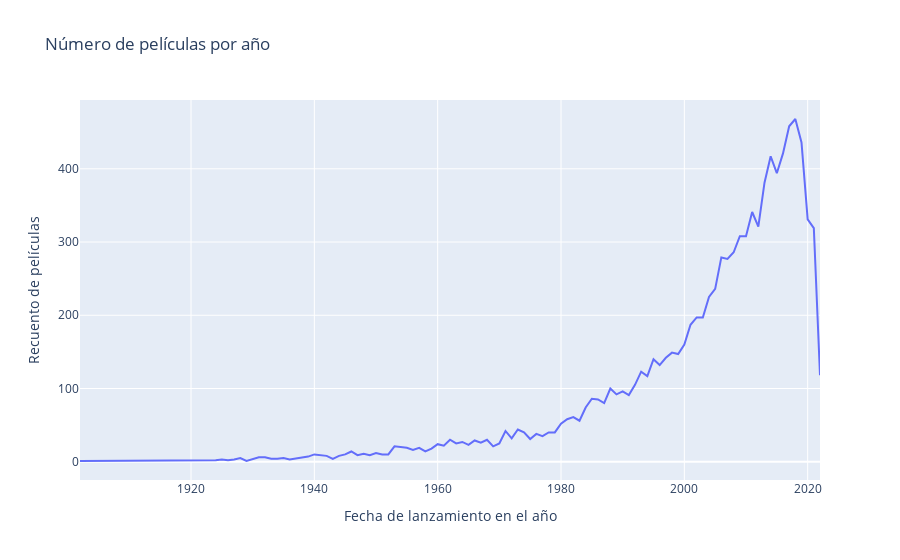

The notebook cell this image was saved under:
### Code cell
# Cuente el número de películas estrenadas por año y ordene los años en orden ascendente 
# Haga esto tanto para los conjuntos de entrenamiento como para los de prueba
moviesf = movies2['release_date_year'].value_counts().sort_index()
# los valores x son años y los valores y son recuentos de películas, nombre=leyenda
data = go.Scatter(x=moviesF.index, y=moviesF.values, name='movies data')


layout = go.Layout(title = "Número de películas por año", xaxis_title ='Fecha de lanzamiento en el año',yaxis_title ='Recuento de películas')
py.iplot(dict(data=data, layout=layout))

### Figure 1 — Plotly figure (JSON) as saved in the notebook; plotly's stock layout.template omitted (floating-point values rounded to 4 significant figures)
{"data": [{"name": "movies data", "x": [1902, 1903, 1915, 1916, 1917, 1918, 1920, 1921, 1922, 1923, 1924, 1925, 1926, 1927, 1928, 1929, 1930, 1931, 1932, 1933, 1934, 1935, 1936, 1937, 1938, 1939, 1940, 1941, 1942, 1943, 1944, 1945, 1946, 1947, 1948, 1949, 1950, 1951, 1952, 1953, 1954, 1955, 1956, 1957, 1958, 1959, 1960, 1961, 1962, 1963, 1964, 1965, 1966, 1967, 1968, 1969, 1970, 1971, 1972, 1973, 1974, 1975, 1976, 1977, 1978, 1979, 1980, 1981, 1982, 1983, 1984, 1985, 1986, 1987, 1988, 1989, 1990, 1991, 1992, 1993, 1994, 1995, 1996, 1997, 1998, 1999, 2000, 2001, 2002, 2003, 2004, 2005, 2006, 2007, 2008, 2009, 2010, 2011, 2012, 2013, 2014, 2015, 2016, 2017, 2018, 2019, 2020, 2021, 2022], "y": [1, 1, 1, 1, 1, 1, 1, 2, 1, 1, 2, 3, 2, 3, 5, 1, 3, 6, 6, 4, 4, 5, 3, 4, 5, 7, 10, 9, 8, 4, 8, 10, 14, 9, 11, 9, 12, 10, 10, 21, 20, 19, 16, 19, 14, 18, 24, 22, 30, 25, 27, 23, 29, 26, 30, 21, 25, 42, 32, 44, 40, 31, 38, 35, 40, 40, 52, 58, 61, 56, 74, 86, 85, 80, 100, 92, 96, 91, 105, 123, 117, 140, 132, 142, 149, 147, 160, 187, 197, 197, 225, 236, 279, 277, 286, 308, 308, 341, 321, 381, 417, 394, 421, 458, 468, 436, 331, 319, 118], "type": "scatter"}], "layout": {"title": {"text": "Número de películas por año"}, "xaxis": {"title": {"text": "Fecha de lanzamiento en el año"}}, "yaxis": {"title": {"text": "Recuento de películas"}}}}
